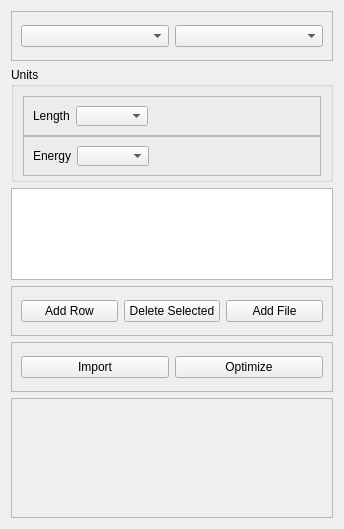
          <widget class="QWidget" name="page_4">
           <property name="geometry">
            <rect>
             <x>0</x>
             <y>0</y>
             <width>344</width>
             <height>529</height>
            </rect>
           </property>
           <attribute name="label">
            <string>Cell parameter</string>
           </attribute>
           <layout class="QVBoxLayout" name="verticalLayout_6">
            <item>
             <widget class="QFrame" name="frame_4">
              <property name="minimumSize">
               <size>
                <width>0</width>
                <height>50</height>
               </size>
              </property>
              <property name="maximumSize">
               <size>
                <width>16777215</width>
                <height>50</height>
               </size>
              </property>
              <property name="frameShape">
               <enum>QFrame::StyledPanel</enum>
              </property>
              <property name="frameShadow">
               <enum>QFrame::Raised</enum>
              </property>
              <layout class="QHBoxLayout" name="horizontalLayout_10">
               <item>
                <widget class="QComboBox" name="FormActionsPostComboCellParam"/>
               </item>
               <item>
                <widget class="QComboBox" name="FormActionsPostComboCellParamX"/>
               </item>
              </layout>
             </widget>
            </item>
            <item>
             <widget class="QGroupBox" name="groupBox">
              <property name="minimumSize">
               <size>
                <width>0</width>
                <height>115</height>
               </size>
              </property>
              <property name="maximumSize">
               <size>
                <width>16777215</width>
                <height>115</height>
               </size>
              </property>
              <property name="title">
               <string>Units</string>
              </property>
              <layout class="QVBoxLayout" name="verticalLayout_25">
               <item>
                <widget class="QFrame" name="frame_26">
                 <property name="minimumSize">
                  <size>
                   <width>0</width>
                   <height>40</height>
                  </size>
                 </property>
                 <property name="frameShape">
                  <enum>QFrame::StyledPanel</enum>
                 </property>
                 <property name="frameShadow">
                  <enum>QFrame::Raised</enum>
                 </property>
                 <layout class="QHBoxLayout" name="horizontalLayout_11">
                  <item>
                   <widget class="QLabel" name="label">
                    <property name="text">
                     <string>Length</string>
                    </property>
                   </widget>
                  </item>
                  <item>
                   <widget class="QComboBox" name="FormActionsPostComboCellParamLen"/>
                  </item>
                  <item>
                   <spacer name="horizontalSpacer_10">
                    <property name="orientation">
                     <enum>Qt::Horizontal</enum>
                    </property>
                    <property name="sizeHint" stdset="0">
                     <size>
                      <width>132</width>
                      <height>17</height>
                     </size>
                    </property>
                   </spacer>
                  </item>
                 </layout>
                </widget>
               </item>
               <item>
                <widget class="QFrame" name="frame_25">
                 <property name="minimumSize">
                  <size>
                   <width>0</width>
                   <height>40</height>
                  </size>
                 </property>
                 <property name="frameShape">
                  <enum>QFrame::StyledPanel</enum>
                 </property>
                 <property name="frameShadow">
                  <enum>QFrame::Raised</enum>
                 </property>
                 <layout class="QHBoxLayout" name="horizontalLayout_14">
                  <item>
                   <widget class="QLabel" name="label_2">
                    <property name="text">
                     <string>Energy</string>
                    </property>
                   </widget>
                  </item>
                  <item>
                   <widget class="QComboBox" name="FormActionsPostComboCellParamEnergy"/>
                  </item>
                  <item>
                   <spacer name="horizontalSpacer_9">
                    <property name="orientation">
                     <enum>Qt::Horizontal</enum>
                    </property>
                    <property name="sizeHint" stdset="0">
                     <size>
                      <width>131</width>
                      <height>17</height>
                     </size>
                    </property>
                   </spacer>
                  </item>
                 </layout>
                </widget>
               </item>
              </layout>
             </widget>
            </item>
            <item>
             <widget class="QTableWidget" name="FormActionsPostTableCellParam"/>
            </item>
            <item>
             <widget class="QFrame" name="frame">
              <property name="minimumSize">
               <size>
                <width>0</width>
                <height>50</height>
               </size>
              </property>
              <property name="maximumSize">
               <size>
                <width>16777215</width>
                <height>50</height>
               </size>
              </property>
              <property name="frameShape">
               <enum>QFrame::StyledPanel</enum>
              </property>
              <property name="frameShadow">
               <enum>QFrame::Raised</enum>
              </property>
              <layout class="QHBoxLayout" name="horizontalLayout_15">
               <item>
                <widget class="QPushButton" name="FormActionsPostButAddRowCellParam">
                 <property name="text">
                  <string>Add Row</string>
                 </property>
                </widget>
               </item>
               <item>
                <widget class="QPushButton" name="FormActionsPostButDeleteRowCellParam">
                 <property name="text">
                  <string>Delete Selected</string>
                 </property>
                </widget>
               </item>
               <item>
                <widget class="QPushButton" name="FormActionsPostButPlusCellParam">
                 <property name="styleSheet">
                  <string notr="true"/>
                 </property>
                 <property name="text">
                  <string>Add File</string>
                 </property>
                </widget>
               </item>
              </layout>
             </widget>
            </item>
            <item>
             <widget class="QFrame" name="frame_21">
              <property name="minimumSize">
               <size>
                <width>0</width>
                <height>50</height>
               </size>
              </property>
              <property name="maximumSize">
               <size>
                <width>16777215</width>
                <height>50</height>
               </size>
              </property>
              <property name="frameShape">
               <enum>QFrame::StyledPanel</enum>
              </property>
              <property name="frameShadow">
               <enum>QFrame::Raised</enum>
              </property>
              <layout class="QHBoxLayout" name="horizontalLayout_16">
               <item>
                <widget class="QPushButton" name="FormActionsPostButPlusDataCellParam">
                 <property name="text">
                  <string>Import</string>
                 </property>
                </widget>
               </item>
               <item>
                <widget class="QPushButton" name="FormActionsPostButOptimizeCellParam">
                 <property name="text">
                  <string>Optimize</string>
                 </property>
                </widget>
               </item>
              </layout>
             </widget>
            </item>
            <item>
             <widget class="QFrame" name="frame_3">
              <property name="enabled">
               <bool>true</bool>
              </property>
              <property name="minimumSize">
               <size>
                <width>0</width>
                <height>120</height>
               </size>
              </property>
              <property name="frameShape">
               <enum>QFrame::StyledPanel</enum>
              </property>
              <property name="frameShadow">
               <enum>QFrame::Raised</enum>
              </property>
              <widget class="QLabel" name="FormActionsPostLabelCellParamOptimExpr">
               <property name="geometry">
                <rect>
                 <x>20</x>
                 <y>70</y>
                 <width>141</width>
                 <height>16</height>
                </rect>
               </property>
               <property name="text">
                <string/>
               </property>
              </widget>
              <widget class="QLabel" name="FormActionsPostLabelCellParamFig">
               <property name="geometry">
                <rect>
                 <x>10</x>
                 <y>0</y>
                 <width>321</width>
                 <height>41</height>
                </rect>
               </property>
               <property name="text">
                <string/>
               </property>
              </widget>
              <widget class="QLabel" name="FormActionsPostLabelCellParamOptimExpr2">
               <property name="geometry">
                <rect>
                 <x>20</x>
                 <y>100</y>
                 <width>151</width>
                 <height>16</height>
                </rect>
               </property>
               <property name="text">
                <string/>
               </property>
              </widget>
              <widget class="QLabel" name="FormActionsPostLabelCellParamOptimExpr3">
               <property name="geometry">
                <rect>
                 <x>200</x>
                 <y>70</y>
                 <width>121</width>
                 <height>16</height>
                </rect>
               </property>
               <property name="text">
                <string/>
               </property>
              </widget>
              <widget class="QLabel" name="FormActionsPostLabelCellParamOptimExpr4">
               <property name="geometry">
                <rect>
                 <x>200</x>
                 <y>100</y>
                 <width>121</width>
                 <height>16</height>
                </rect>
               </property>
               <property name="text">
                <string/>
               </property>
              </widget>
             </widget>
            </item>
           </layout>
          </widget>
